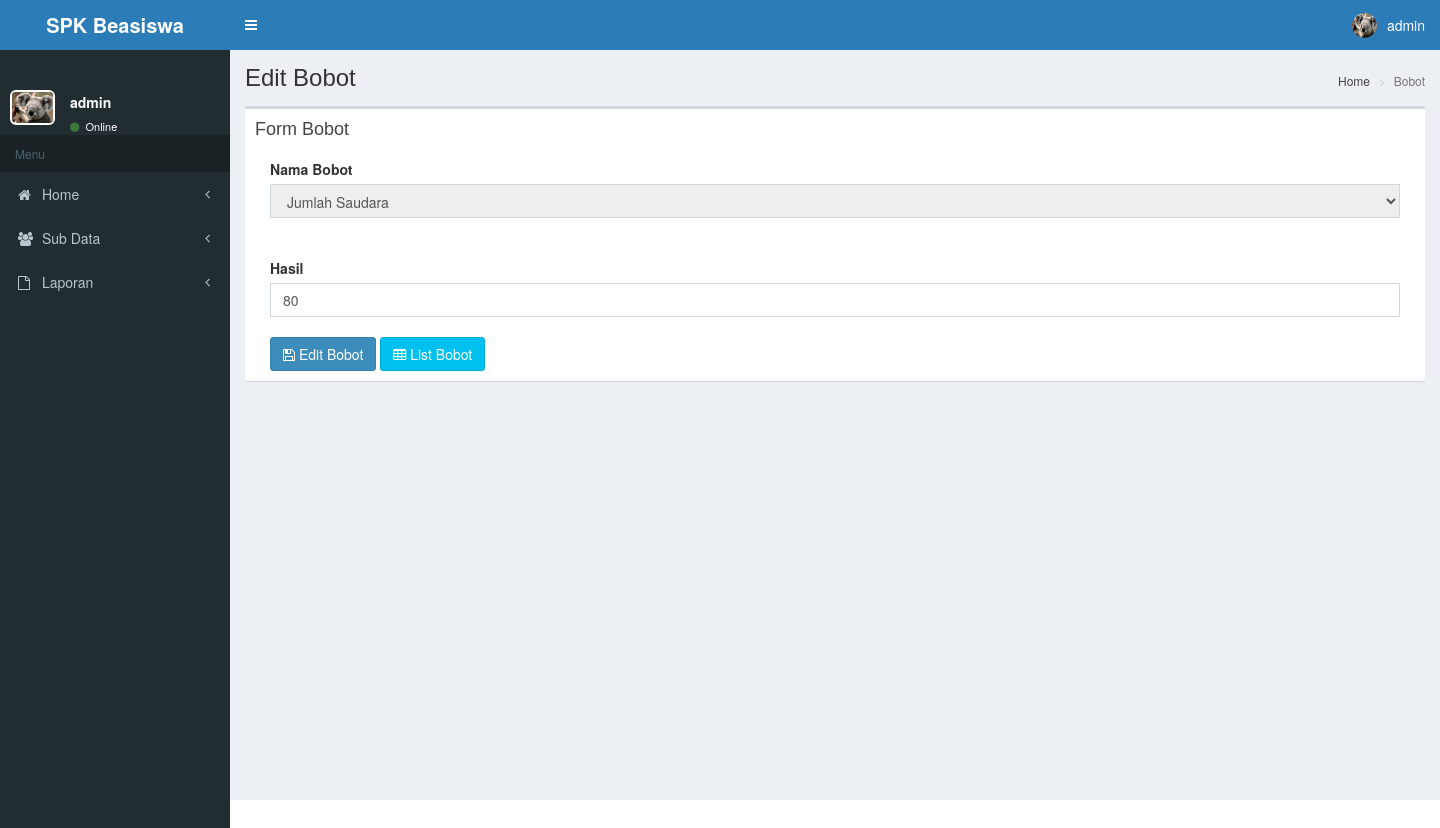
/admin/admin.php?p=edit-bobot&id=C1 (signed in), run on an earlier commit of the app's database.
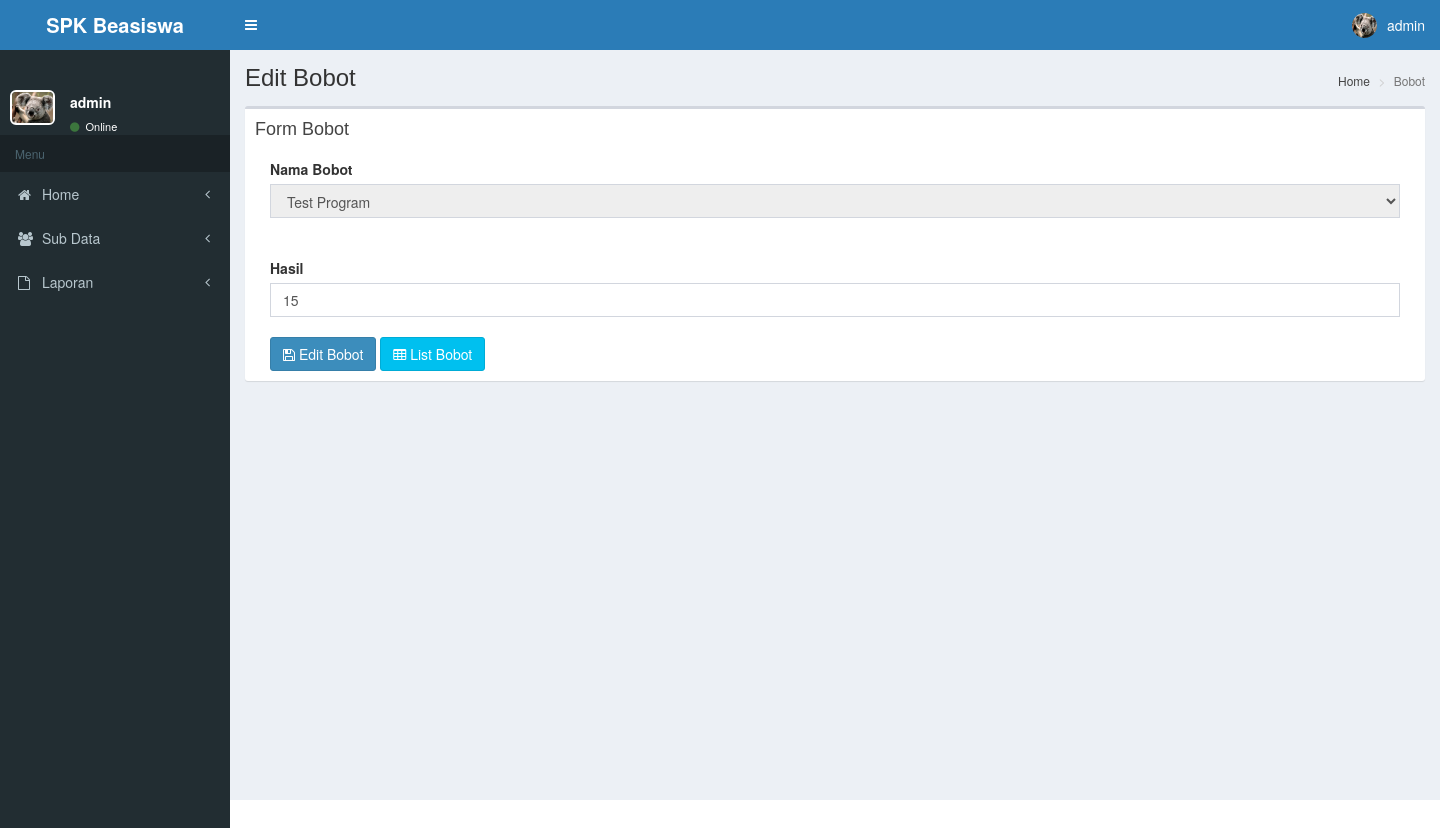
And on a later commit of the database.
### tables this page shows
CREATE TABLE `bobot_kriteria` (
  `id_kriteria` varchar(30) NOT NULL,
  `nilai_bobot` double NOT NULL,
  `hasil_bobot` double NOT NULL
);

CREATE TABLE `kriteria` (
  `id_kriteria` varchar(30) NOT NULL,
  `nama_kriteria` varchar(50) NOT NULL
);

### admin/pages/edit-bobot.php (the view, shortened to what this page needs)
<div class="content-wrapper">
        <section class="content-header">
          <h1>
            Edit Bobot
          </h1>
          <ol class="breadcrumb">
            <li><a href="home.php"> Home</a></li>
            <li class="active">Bobot </li>
          </ol>
        </section>
        <section class="content">
          <div class="row">
            <div class="col-xs-12">
              <div class="box">
                <div class="box-header">
                  <h3 class="box-title">Form Bobot </h3>
                </div>
                <div class="box-body">
                 <?php
                            include '../koneksi/koneksi.php';
                            $id=$_GET['id'];
                            ?>
                  <div class="col-lg-12">
            <form id="contactForm" action="" method="post" enctype="multipart/form-data">
            <?php
            $q=mysqli_fetch_array(mysqli_query($conn,"SELECT * FROM bobot_kriteria INNER JOIN kriteria ON bobot_kriteria.id_kriteria=kriteria.id_kriteria WHERE bobot_kriteria.id_kriteria='$id'"));
            ?>
                            <div class="row">
                                <div class="form-group">
                                    <div class="col-lg-12 ">
                                        <label>Nama Bobot</label>
                                         <select name="nama" id="" class="form-control" readonly="on">
                                         <option selected value="<?= $q["id_kriteria"]; ?>"><?= $q["nama_kriteria"]; ?></option>
                                         <?php
                                        $ambildata=mysqli_query($conn,"SELECT * FROM bobot_kriteria INNER JOIN kriteria ON bobot_kriteria.id_kriteria=kriteria.id_kriteria");
                                        ?>
                                         </select>
                                    </div>
                                </div>
                            </div>
                            <br>
                            <br>
                            <div class="row">
                                <div class="form-group">
                                    <div class="col-md-12">
                                        <label>Hasil</label>
                                        <input type="text" name="hasil" class="form-control" maxlength="100" data-msg-required="Please enter the subject." value="<?= $q['nilai_bobot']; ?>">
                                    </div>
                                </div>
                            </div>
                            <br>
                            <div class="row">
                                <div class="col-md-12">
                                    <button type="submit" name="simpan" class="btn btn-primary"><i class="fa fa-save"></i> Edit Bobot </button>
                                    <a href="admin.php?p=bobot" class="btn btn-info"><i class="fa fa-table"></i> List Bobot </a>
                                </div>
                            </div>
                        </form>
                        </div>
                </div>
              </div>
            </div>
          </div>
     </section>
   </div>

What changed in the data, as far as the page shows it:
changed bobot_kriteria: nama "Jumlah Saudara" → "Test Program"; hasil "80" → "15"
